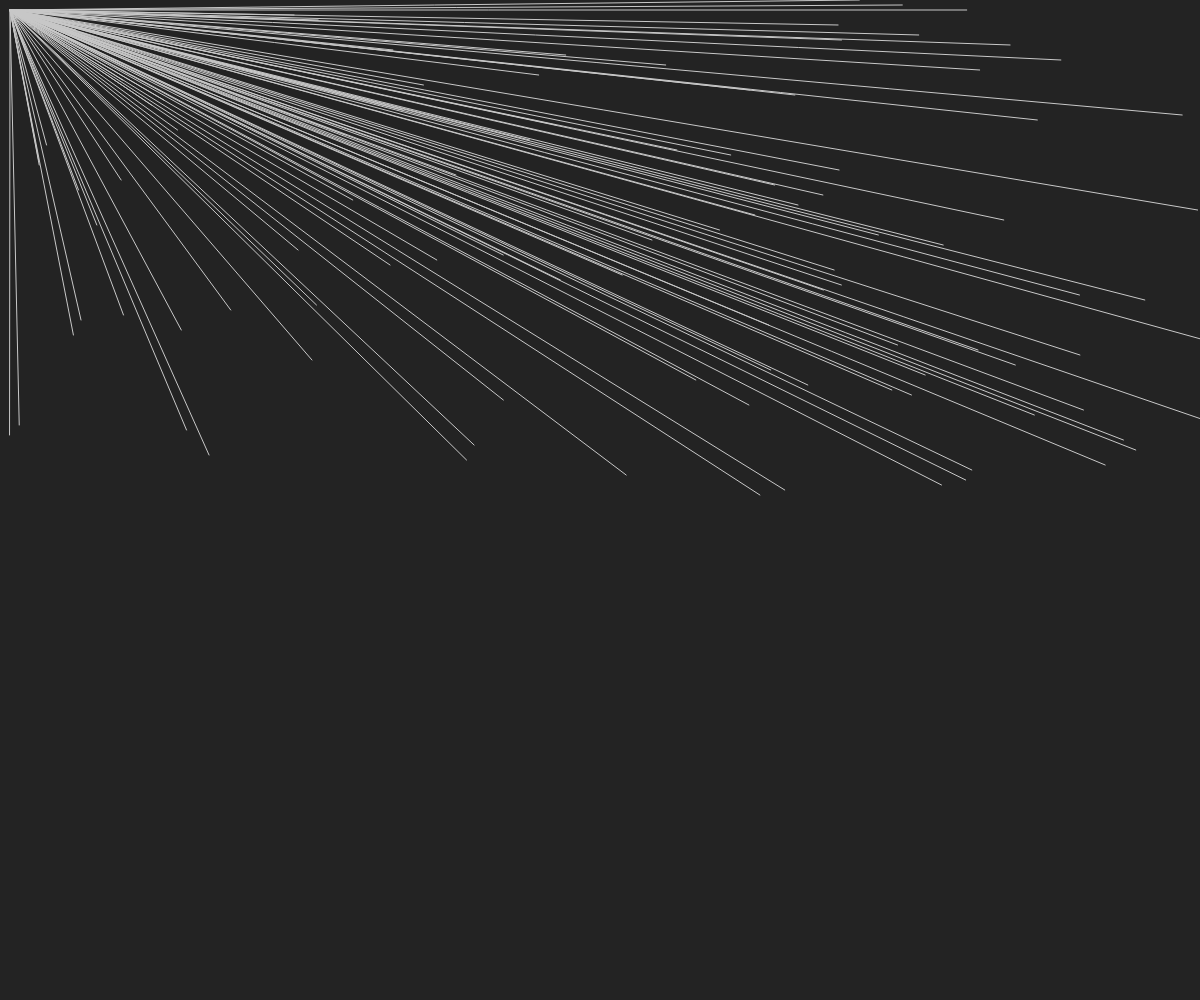
Frame 1 (no input)
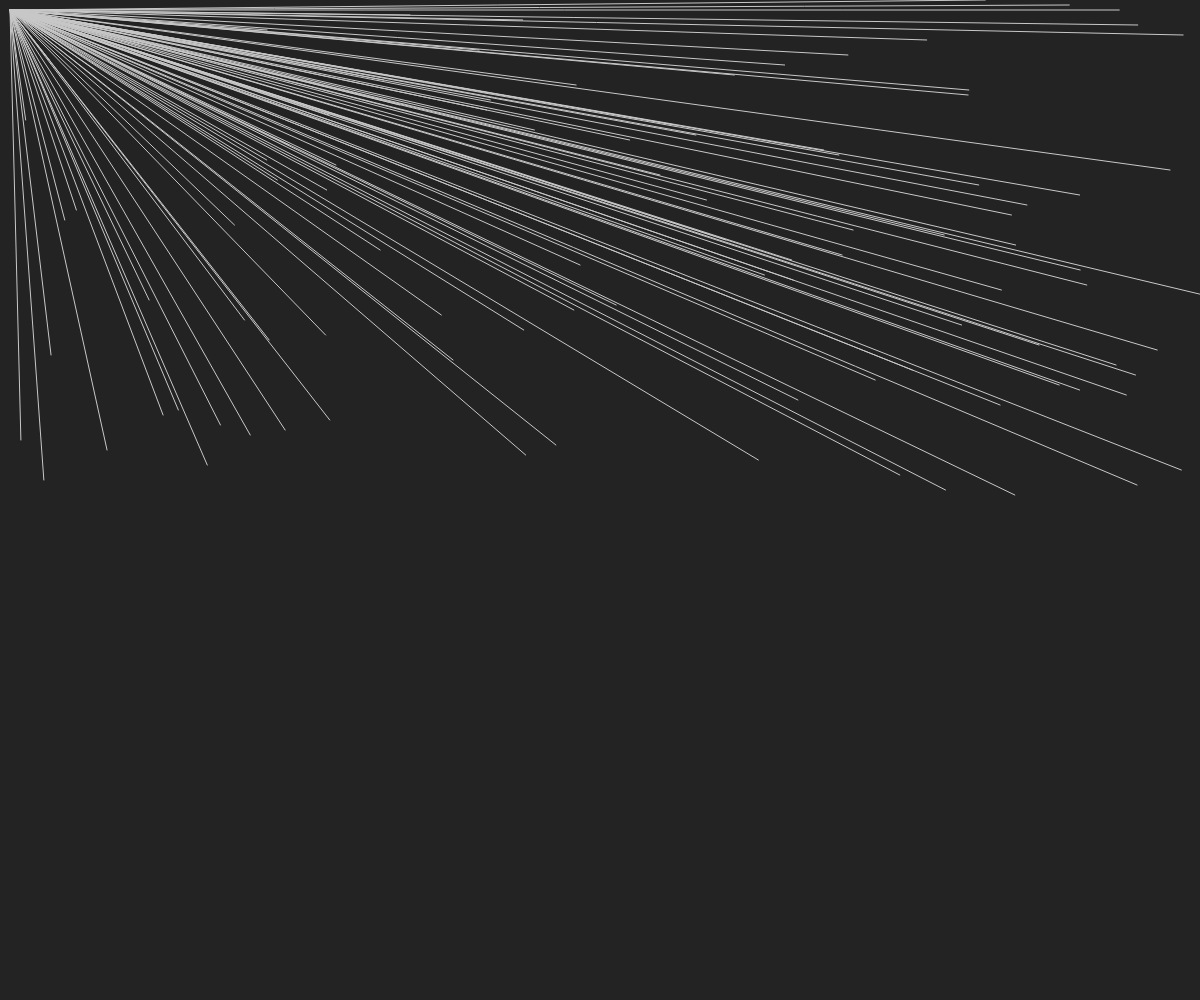
Frame 60 (no input)
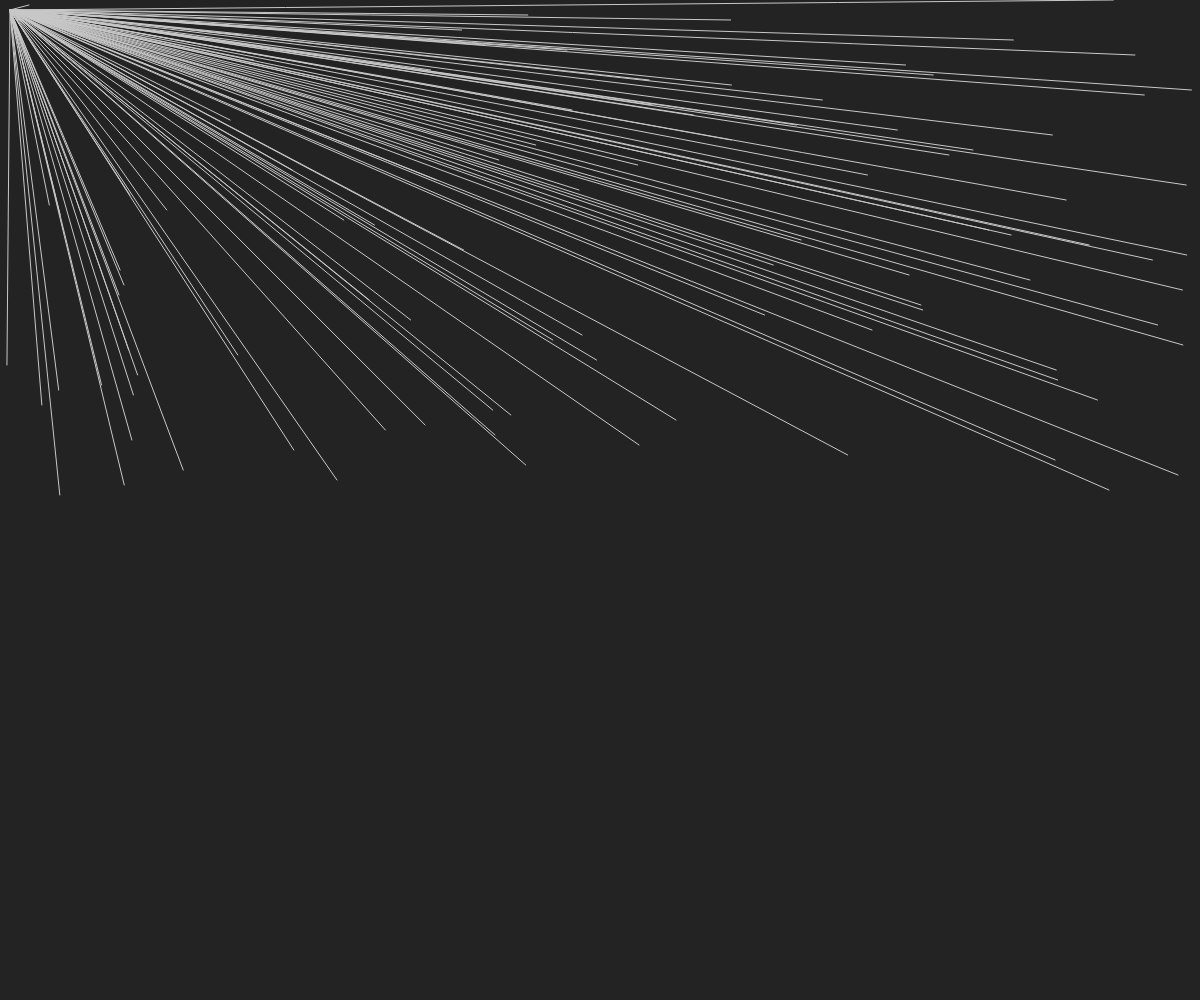
Frame 120 (the mouse pressed at the canvas centre since frame 60)

The p5.js sketch that drew these frames (run headless with seeded random() and noise() and a simulated clock; from frame 60 on, the mouse is pressed at the canvas centre):

// p5.js sketch
// ── sketch.js
var lines = []
var speed = []
var value = 200
var bkgrd = 35

function setup() {
  createCanvas(windowWidth, windowHeight);
  for (var i=0; i<100; i++) {
     lines.push(random(0, width));
     speed[i] = 0.1 + random(5);
   }
}

function draw() {
  background(bkgrd);
  stroke(value);
  for (var i=0; i<100; i++) {
    lines[i] += speed[i];
     lines[i] = lines[i] + 1;
     if (lines[i] > width + 5) {
       lines[i] = -5;
     }

     line (lines[i], i*5, 10, 10);
   }
};

function mouseClicked() {
  if (value == 200) {
    value = 0;
  } else {
    value = 200;
  }
  if (bkgrd == 35) {
    bkgrd = 200;
  } else {
    bkgrd = 35;
  }
}

// function mouseReleased() {
//   if (bkgrd == 35) {
//     bkgrd = 200;
//   } else {
//     value = 35;
//   }
// }
